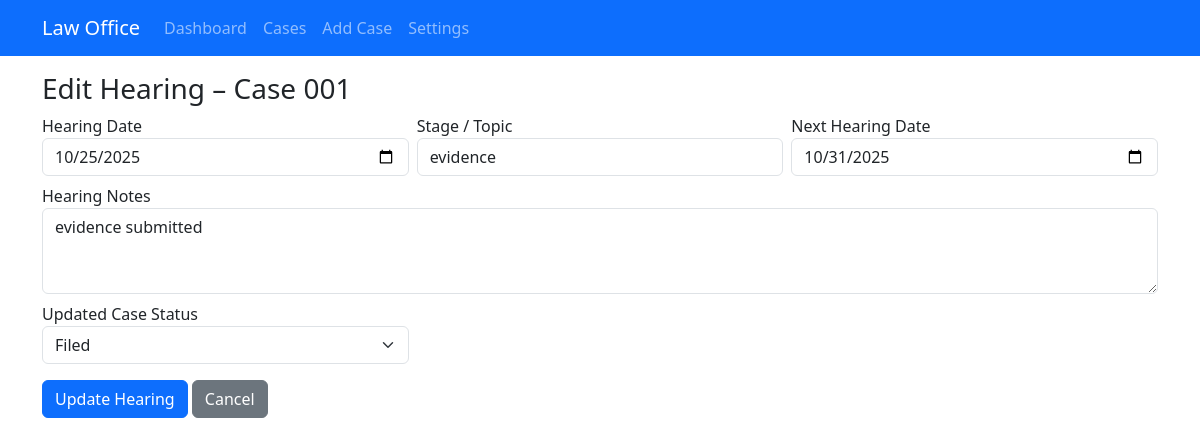
The app's page /hearing/1/edit with its own data.
### app.py (models this page shows, shortened)
class Case(db.Model):
    id = db.Column(db.Integer, primary_key=True)
    case_number = db.Column(db.String(120), unique=True, nullable=False)
    lawyer_name = db.Column(db.String(120))
    client_name = db.Column(db.String(120))
    client_email = db.Column(db.String(120))
    client_mobile = db.Column(db.String(50))
    client_address = db.Column(db.Text)
    opponent_name = db.Column(db.String(120))
    court_name = db.Column(db.String(120))
    case_type = db.Column(db.String(120))
    police_station = db.Column(db.String(120))
    location = db.Column(db.String(200))
    filing_date = db.Column(db.Date)
    status = db.Column(db.String(80))
    description = db.Column(db.Text)
    total_fees = db.Column(db.Float, default=0.0)
    fees_paid = db.Column(db.Float, default=0.0)
    fees_pending = db.Column(db.Float, default=0.0)
    notify_client = db.Column(db.Boolean, default=False)
    hearings = db.relationship('Hearing', backref='case', cascade='all, delete-orphan')

class Hearing(db.Model):
    id = db.Column(db.Integer, primary_key=True)
    case_id = db.Column(db.Integer, db.ForeignKey('case.id'), nullable=False)
    hearing_date = db.Column(db.Date)
    stage = db.Column(db.String(200))
    notes = db.Column(db.Text)
    next_hearing_date = db.Column(db.Date, nullable=True)
    updated_status = db.Column(db.String(80))

### app.py (the view, shortened to what this page needs)
@app.route('/hearing/<int:hearing_id>/edit', methods=['GET', 'POST'])
def edit_hearing(hearing_id):
    hearing = Hearing.query.get_or_404(hearing_id)
    case = hearing.case
    return render_template('edit_hearing.html', hearing=hearing, case=case)

### templates/edit_hearing.html (shortened to what this page needs)
{% extends "base.html" %}
{% block content %}
<h3>Edit Hearing – Case {{ case.case_number }}</h3>
<form method="post">
  <div class="row g-2">
    <div class="col-md-4">
      <label>Hearing Date</label>
      <input class="form-control" type="date" name="hearing_date" value="{{ hearing.hearing_date }}" required>
    </div>
    <div class="col-md-4">
      <label>Stage / Topic</label>
      <input class="form-control" name="stage" value="{{ hearing.stage }}">
    </div>
    <div class="col-md-4">
      <label>Next Hearing Date</label>
      <input class="form-control" type="date" name="next_hearing_date" value="{{ hearing.next_hearing_date }}">
    </div>
    <div class="col-md-12">
      <label>Hearing Notes</label>
      <textarea class="form-control" name="notes" rows="3">{{ hearing.notes }}</textarea>
    </div>
    <div class="col-md-4">
      <label>Updated Case Status</label>
      <select class="form-select" name="updated_status">
        {% for s in ['Filed','In Progress','Hearing','Judgment','Closed'] %}
        <option value="{{ s }}" {% if hearing.updated_status == s %}selected{% endif %}>{{ s }}</option>
        {% endfor %}
      </select>
    </div>
    <div class="col-12 mt-3">
      <button class="btn btn-primary">Update Hearing</button>
      <a class="btn btn-secondary" href="{{ url_for('case_details', case_id=case.id) }}">Cancel</a>
    </div>
  </div>
</form>
{% endblock %}

### records on screen
Case: case_number "001"
Hearing: hearing_date "10/25/2025", stage "evidence", next_hearing_date "10/31/2025", notes "evidence submitted", updated_status "Filed"
